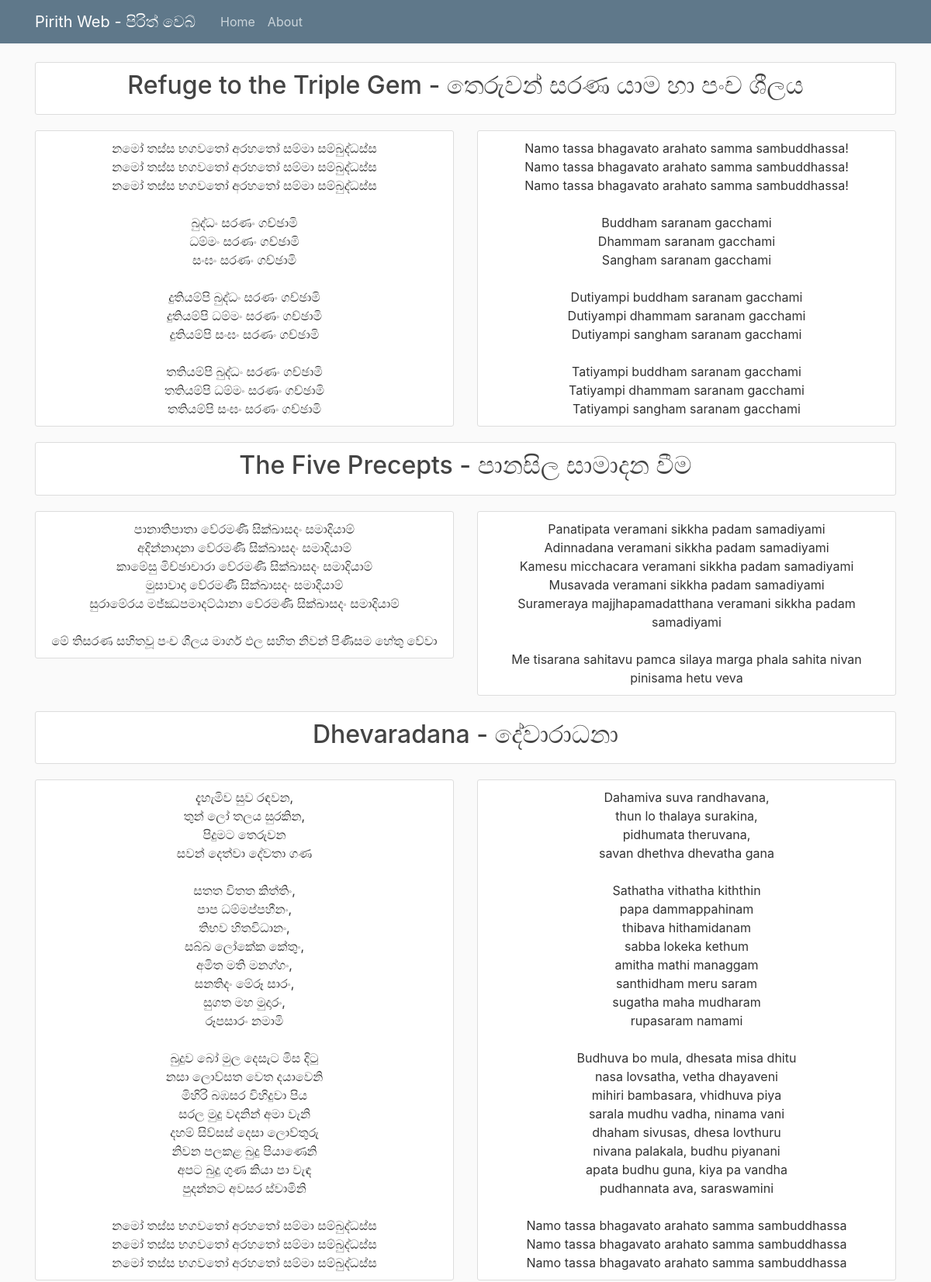
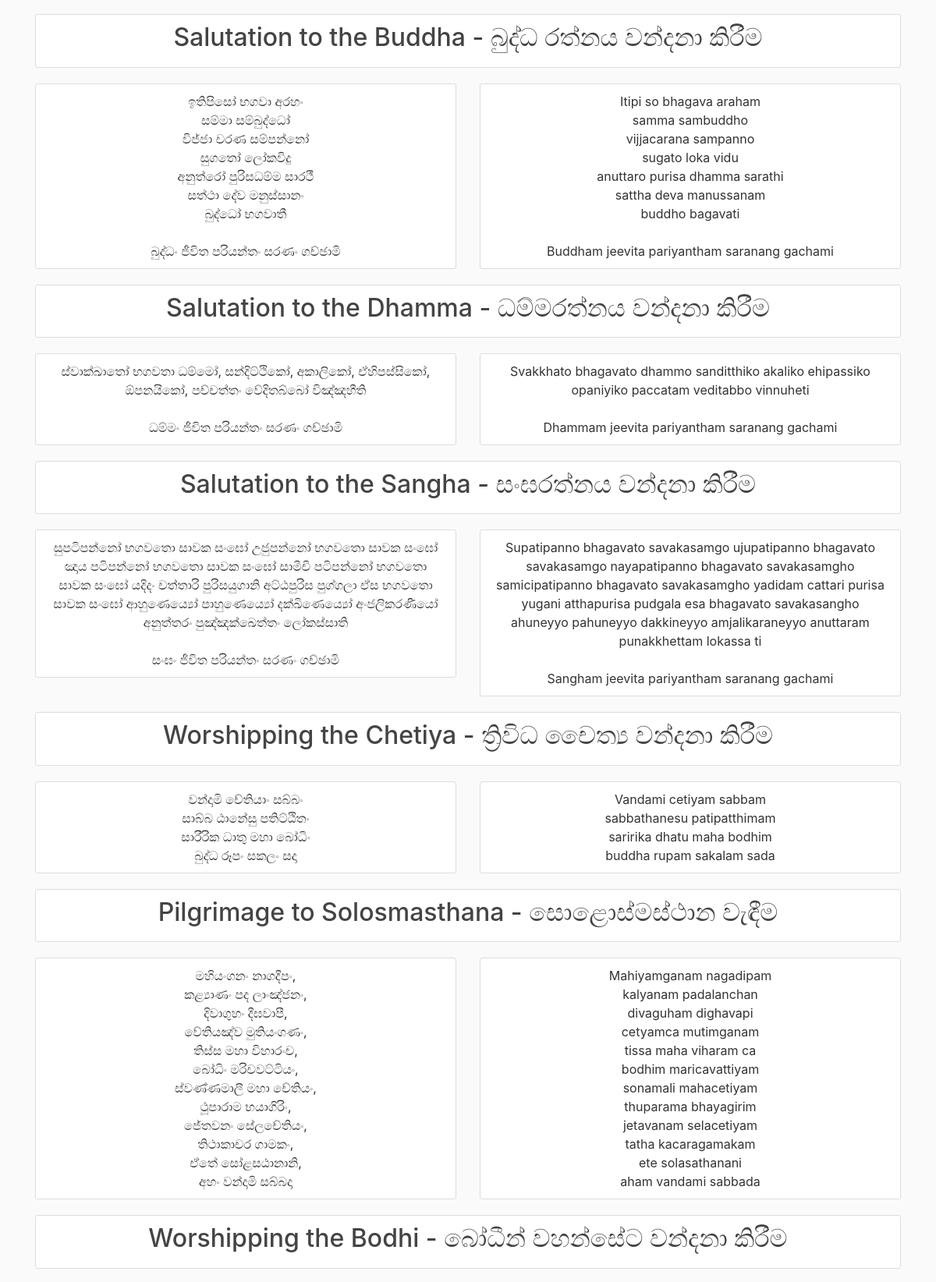
/user/Admin (upper part), run on the app's committed database (2 pictures, top to bottom).
### pirithweb/models.py (models this page shows, shortened)
class Post(db.Model):
    id = db.Column(db.Integer, primary_key=True)
    title = db.Column(db.String(100), nullable=False)
    date_posted = db.Column(db.DateTime, nullable=False, default=datetime.utcnow)
    content1 = db.Column(db.Text, nullable=False)
    content2 = db.Column(db.Text, nullable=False)
    user_id = db.Column(db.Integer, db.ForeignKey('user.id'), nullable=False)

### pirithweb/users/routes.py (the view)
@users.route("/user/<string:username>")
def user_posts(username):
    page = request.args.get('page', 1, type=int)
    user = User.query.filter_by(username=username).first_or_404()
    posts = Post.query.filter_by(author=user).order_by(Post.date_posted.asc()).paginate(page=page, per_page=35)
    return render_template('users/user_posts.html', posts=posts, user=user)

### pirithweb/templates/users/user_posts.html (shortened to what this page needs)
{% extends "layout_full.html" %}
{% block fullcontent %}
  {% for post in posts.items %}
    <div class="col-md-12">
        <article class="media content-section">
          <div class="media-body">
            <h2 class="article-title"><a class="article-title" href="{{ url_for('posts.post', post_id=post.id) }}">{{ post.title }}</a></h2>
          </div>
        </article>
    </div>
    <div class="col-md-6">
      <div class="media-body">
        <article class="media content-section">
          <div class="media-body">
            <center class="article-content">{{ post.content1 }}</center>
          </div>
        </article>
      </div>
    </div>
    <div class="col-md-6">
        <article class="media content-section">
          <div class="media-body">
            <center class="article-content">{{ post.content2 }}</center>
          </div>
        </article>
    </div>
  {% endfor %}
{% endblock fullcontent %}

### pirithweb/templates/layout_full.html (shortened to what this page needs)
<!DOCTYPE html>
<html lang="en" dir="ltr">
  <head>
    <link rel="stylesheet" href="https://stackpath.bootstrapcdn.com/bootstrap/4.3.1/css/bootstrap.min.css">
    <link rel="stylesheet" type="text/css" href="{{ url_for('static', filename='main.css') }}">
  </head>
  <body>
    <header class="site-header">
      <nav class="navbar navbar-expand-md navbar-dark bg-steel absolute-top">
        <div class="container">
          <a class="navbar-brand mr-4" href="/">Pirith Web - පිරිත් වෙබ්</a>
          <div class="collapse navbar-collapse" id="navbarToggle">
            <div class="navbar-nav mr-auto">
              <a class="nav-item nav-link" href="{{ url_for('main.home') }}">Home</a>
              <a class="nav-item nav-link" href="{{ url_for('main.about') }}">About</a>
            </div>
          </div>
        </div>
      </nav>
    </header>
    <main role="main" class="container">
      <div class="row">
        {% block fullcontent %}{% endblock %}
      </div>
    </main>
  </body>
</html>

### pirithweb/static/main.css (style rules this page uses)
body { background: #fafafa; color: #333333; margin-top: 5rem; }
h1, h2, h3, h4, h5, h6 { color: #444444; }
.absolute-top { position: absolute; top: 0; right: 0; left: 0; z-index: 1030; }
.bg-steel { background-color: #5f788a; }
.site-header .navbar-nav .nav-link { color: #cbd5db; }
.content-section { background: #ffffff; padding: 10px 20px; border: 1px solid #dddddd; border-radius: 3px; margin-bottom: 20px; }
.article-title { color: #444444; text-align: center; }
.article-content { white-space: pre-line; }

### data on the page
Post: title "Refuge to the Triple Gem - තෙරුවන් සරණ යාම හා පංච ශීලය", content1 "නමෝ තස්ස භගවතෝ අරහතෝ සම්මා සම්බුද්ධස්ස නමෝ තස්ස භගවතෝ අරහතෝ සම්මා සම්බුද්ධස්ස නමෝ තස්ස භගවතෝ අරහතෝ සම්මා සම්බුද්ධස්ස බුද්ධං සරණං ගච්ඡාමි ධම්මං සරණං ගච්ඡාමි සංඝං සරණං ගච්ඡාමි දුතියම්පි බුද්ධං සරණං ගච්ඡාමි දුතියම්පි ධම්මං සරණං ගච්ඡාමි දුතියම්පි සංඝං සරණං ගච්ඡාමි තතියම්පි බුද්ධං සරණං ගච්ඡාමි තතියම්පි ධම්මං සරණං ගච්ඡාමි තතියම්පි සංඝං සරණං ගච්ඡාමි", content2 "Namo tassa bhagavato arahato samma sambuddhassa! Namo tassa bhagavato arahato samma sambuddhassa! Namo tassa bhagavato arahato samma sambuddhassa! Buddham saranam gacchami Dhammam saranam gacchami Sangham saranam gacchami Dutiyampi buddham saranam gacchami Dutiyampi dhammam saranam gacchami Dutiyampi sangham saranam gacchami Tatiyampi buddham saranam gacchami Tatiyampi dhammam saranam gacchami Tatiyampi sangham saranam gacchami"
Post: title "The Five Precepts - පානසිල සාමාදන වීම", content1 "පානාතිපාතා වේරමණී සික්ඛාසදං සමාදියාම් අදින්නාදානා වේරමණී සික්ඛාසදං සමාදියාම් කාමේසු මිච්ඡාචාරා වේරමණී සික්ඛාසදං සමාදියාම් මුසාවාදා වේරමණී සික්ඛාසදං සමාදියාම් සුරාමේරය මජ්ඣපමාදට්ඨානා වේරමණී සික්ඛාසදං සමාදියාම් මේ තිසරණ සහිතවූ පංච ශීලය මාර්ග ඵල සහිත නිවන් පිණිසම හේතු වේවා", content2 "Panatipata veramani sikkha padam samadiyami Adinnadana veramani sikkha padam samadiyami Kamesu micchacara veramani sikkha padam samadiyami Musavada veramani sikkha padam samadiyami Surameraya majjhapamadatthana veramani sikkha padam samadiyami Me tisarana sahitavu pamca silaya marga phala sahita nivan pinisama hetu veva"
Post: title "Dhevaradana - දේවාරාධනා", content1 "දැහැමිව සුව රඳවන, තුන් ලෝ තලය සුරකින, පිදුමට තෙරුවන සවන් දෙත්වා දේවතා ගණ සතත විතත කිත්තිං, පාප ධම්මප්පහීනං, තිභව හිතවිධානං, සබ්බ ලෝකේක කේතුං, අමිත මති මනග්ගං, සනතිදං මේරූ සාරං, සුගත මහ මුදාරං, රූපසාරං නමාමි බුදුව බෝ මුල දෙසැට මිස දිටු නසා ලොව්සත වෙත දයාවෙනි මිහිරි බඹසර විහිදුවා පිය සරල මුදු වදනින් අමා වැනි දහම් සිව්සස් දෙසා ලොව්තුරු නිවන පලකළ බුදු පියාණෙනි අපට බුදු ගුණ කියා පා වැඳ පුදන්නට අවසර ස්වාමිනි නමෝ තස්ස භගවතෝ අරහතෝ සම්මා සම්බුද්ධස්ස නමෝ තස්ස භගවතෝ අරහතෝ සම්මා සම්බුද්ධස්ස නමෝ තස්ස භගවතෝ අරහතෝ සම්මා සම්බුද්ධස්ස", content2 "Dahamiva suva randhavana, thun lo thalaya surakina, pidhumata theruvana, savan dhethva dhevatha gana Sathatha vithatha kiththin papa dammappahinam thibava hithamidanam sabba lokeka kethum amitha mathi managgam santhidham meru saram sugatha maha mudharam rupasaram namami Budhuva bo mula, dhesata misa dhitu nasa lovsatha, vetha dhayaveni mihiri bambasara, vhidhuva piya sarala mudhu vadha, ninama vani dhaham sivusas, dhesa lovthuru nivana palakala, budhu piyanani apata budhu guna, kiya pa vandha pudhannata ava, saraswamini Namo tassa bhagavato arahato samma sambuddhassa Namo tassa bhagavato arahato samma sambuddhassa Namo tassa bhagavato arahato samma sambuddhassa"
Post: title "Salutation to the Buddha - බුද්ධ රත්නය වන්දනා කිරීම", content1 "ඉතිපිසෝ භගවා අරහං සම්මා සම්බුද්ධෝ විජ්ජා චරණ සම්පන්නෝ සුගතෝ ලෝකවිදු අනුත්රෝ පුරිසධම්ම සාරථී සත්ථා දේව මනුස්සානං බුද්ධෝ භගවාතී බුද්ධං ජීවිත පරියන්තං සරණං ගච්ඡාමි", content2 "Itipi so bhagava araham samma sambuddho vijjacarana sampanno sugato loka vidu anuttaro purisa dhamma sarathi sattha deva manussanam buddho bagavati Buddham jeevita pariyantham saranang gachami"
Post: title "Salutation to the Dhamma - ධම්මරත්නය වන්දනා කිරීම", content1 "ස්වාක්ඛාතෝ භගවතා ධම්මෝ, සන්දිට්ථිකෝ, අකාලිකෝ, ඒහිපස්සිකෝ, ඕපනයිකෝ, පච්චත්තං වේදිතබ්බෝ විඤ්ඤහීති ධම්මං ජීවිත පරියන්තං සරණං ගච්ඡාමි", content2 "Svakkhato bhagavato dhammo sanditthiko akaliko ehipassiko opaniyiko paccatam veditabbo vinnuheti Dhammam jeevita pariyantham saranang gachami"
Post: title "Salutation to the Sangha - සංඝරත්නය වන්දනා කිරීම", content1 "සුපටිපන්නෝ භගවතො සාවක සංඝෝ උජුපන්නෝ භගවතො සාවක සංඝෝ ඤාය පටිපන්නෝ භගවතො සාවක සංඝෝ සාමීචි පටිපන්නෝ භගවතො සාවක සංඝෝ යදිදං චත්තාරි පුරිසයුගානි අට්ඨපුරිස පුග්ගලා ඒස භගවතො සාවක සංඝෝ ආහුණෙය්‍යෝ පාහුණෙය්‍යෝ දක්ඛිණෙය්‍යෝ අංජලිකරණීයෝ අනුත්තරං පුඤ්ඤක්ඛෙත්තං ලෝකස්සාති සංඝං ජීවිත පරියන්තං සරණං ගච්ඡාමි", content2 "Supatipanno bhagavato savakasamgo ujupatipanno bhagavato savakasamgo nayapatipanno bhagavato savakasamgho samicipatipanno bhagavato savakasamgho yadidam cattari purisa yugani atthapurisa pudgala esa bhagavato savakasangho ahuneyyo pahuneyyo dakkineyyo amjalikaraneyyo anuttaram punakkhettam lokassa ti Sangham jeevita pariyantham saranang gachami"
Post: title "Worshipping the Chetiya - ත්‍රිවිධ චෛත්‍ය වන්දනා කිරීම", content1 "වන්දාමි චේතියාං සබ්බං සාබ්බ ඨානේසු පතිට්ඨිතං සාරීරික ධාතු මහා බෝධිං බුද්ධ රූපං සකලං සදා", content2 "Vandami cetiyam sabbam sabbathanesu patipatthimam saririka dhatu maha bodhim buddha rupam sakalam sada"
Post: title "Pilgrimage to Solosmasthana - සොළොස්මස්ථාන වැඳීම", content1 "මහියංගනං නාගදීපං, කළ්‍යාණං පද ලාංඤ්ජනං, දිවාගුහං දීඝවාපී, වේතියඤ්ව මුතියංගණං, තිස්ස මහා විහාරංච, බෝධිං මරිචවට්ටියං, ස්වණ්ණමාලී මහා චේතියං, ථූපාරාම භයාගිරිං, ජේතවනං සේලචේතියං, තිථාකාචර ගාමකං, ඒතේ සෝළසඨානානි, අහං වන්දාමි සබ්බදා", content2 "Mahiyamganam nagadipam kalyanam padalanchan divaguham dighavapi cetyamca mutimganam tissa maha viharam ca bodhim maricavattiyam sonamali mahacetiyam thuparama bhayagirim jetavanam selacetiyam tatha kacaragamakam ete solasathanani aham vandami sabbada"
Post: title "Worshipping the Bodhi - බෝධීන් වහන්සේට වන්දනා කිරීම"
